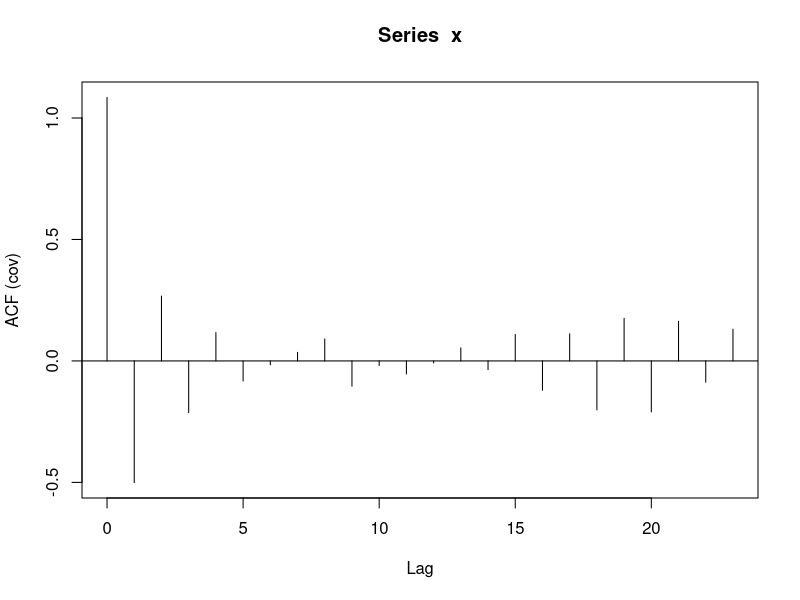
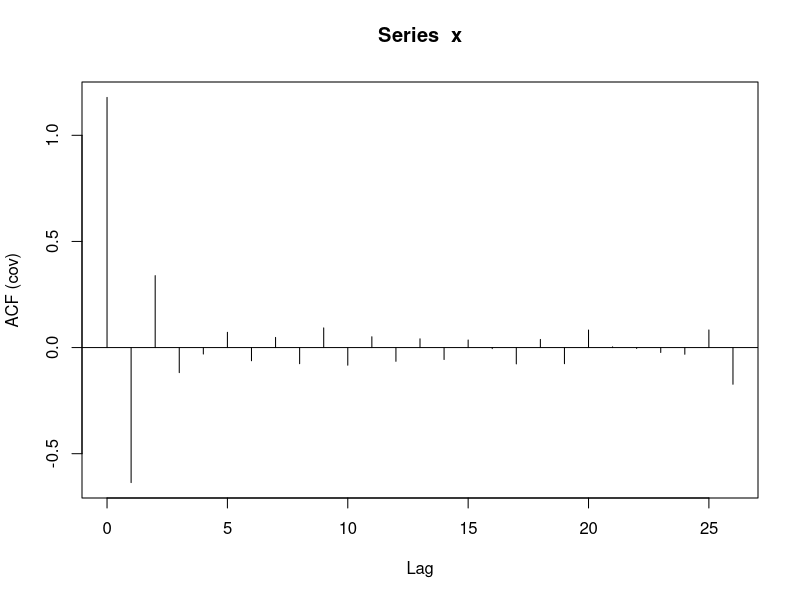
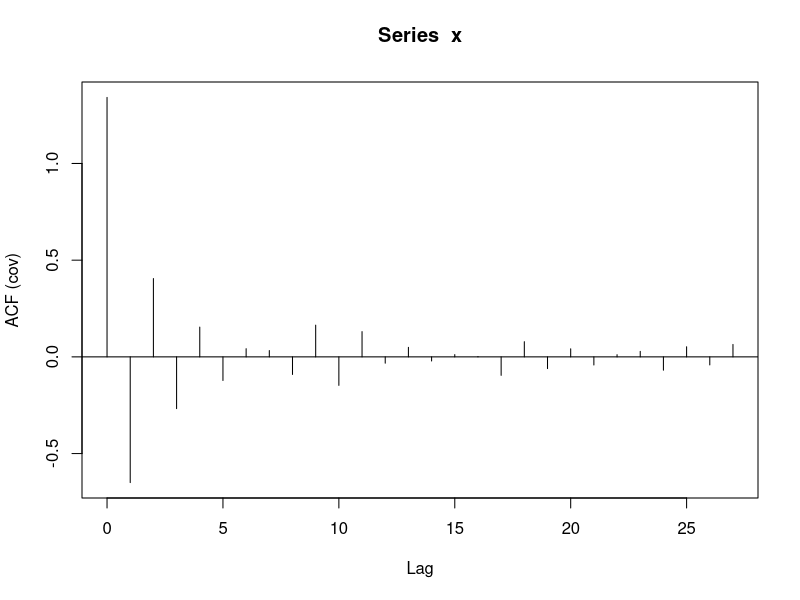
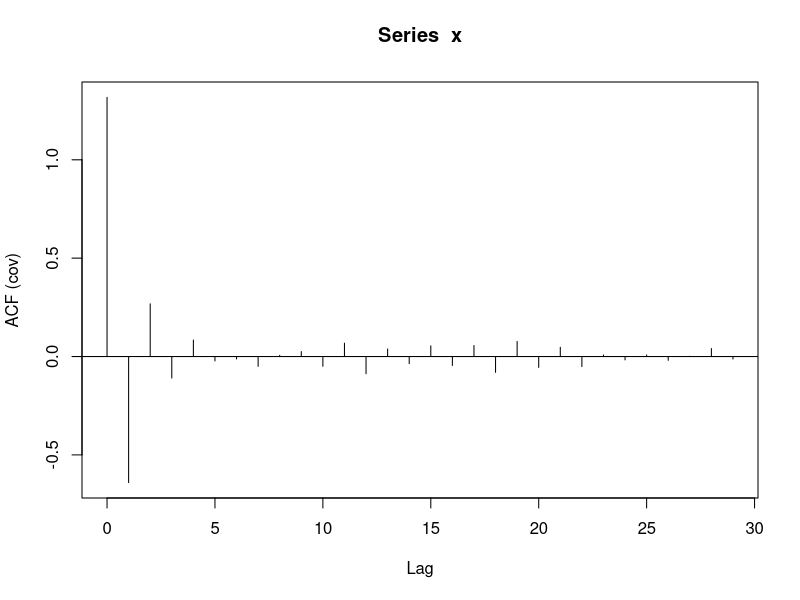
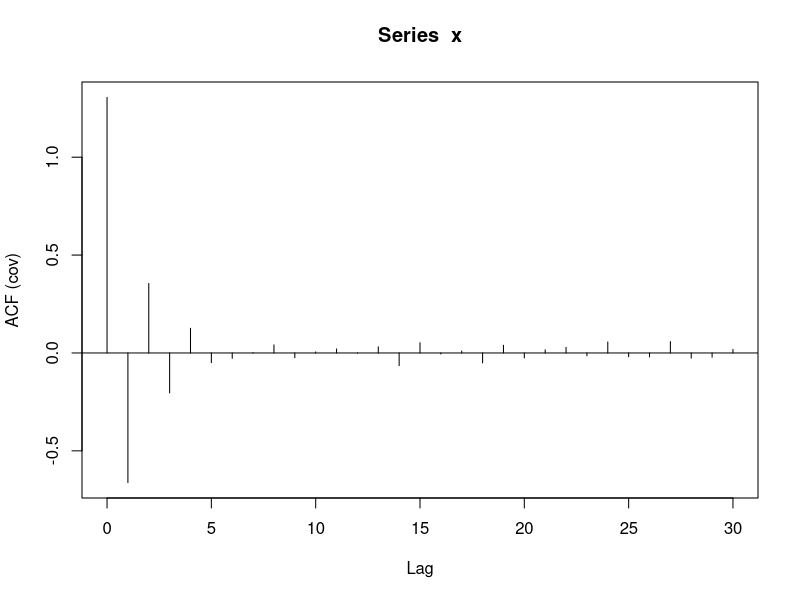
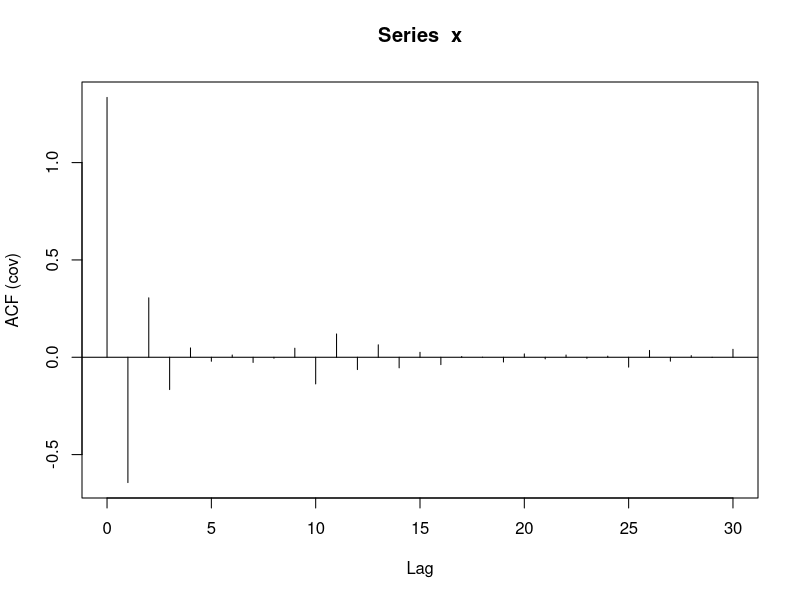
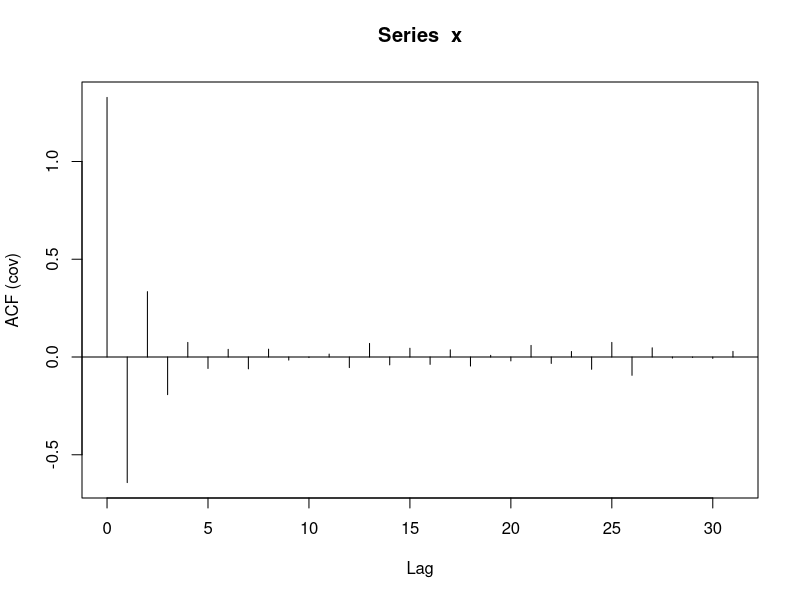
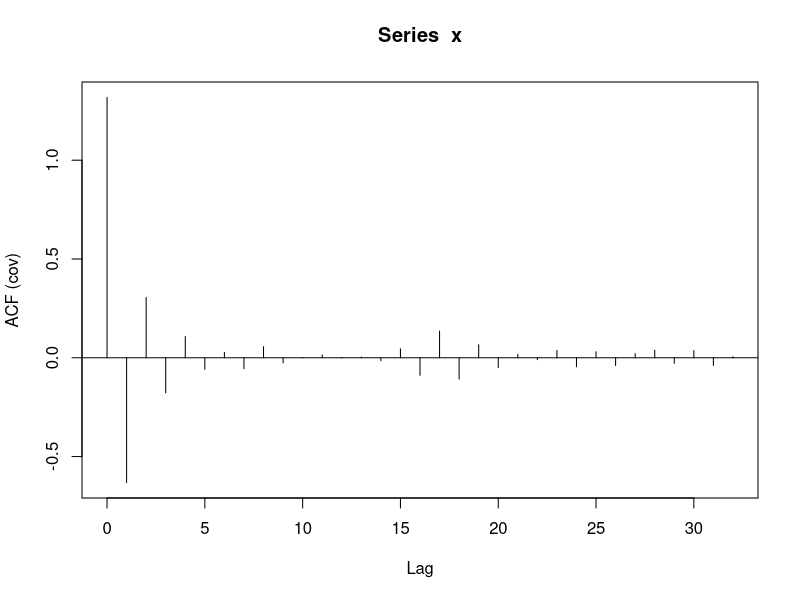

Write the R code that produced these figures, in order. (Note: a time limit stopped this script after it produced the figures.)
# library(astsa)
rm(list=ls())  

phi = -0.5
sigma = 1
n = seq(from=200,to=10000,by=200)
b=n^(0.33)
m = 100

totaal<-matrix(0,ncol=m,nrow=length(n))
totaalwith<-matrix(0,ncol=m,nrow=length(n))
par(mfrow=c(1,1))
for (j in 1:m){
asvars<-array(0,length(n))
asvarswith<-array(0,length(n))
for (i in 1:length(n)){
w = sigma * rnorm(n[i],0,1)
x<-filter(w, filter = c(phi), method="recursive");
gamma<-as.matrix(acf(x,type="covariance")$acf)


#Window
asvars[i] = gamma[1] + 2 * sum(gamma[2:length(gamma)])
asvarswith[i]= gamma[1] + sum((1+cos(pi*seq(from=length(gamma),to=2,by=-1)*4/n[i]))*gamma[2:length(gamma)])

}
totaal[,j]<-asvars
totaalwith[,j]<-asvarswith
}

#batchmeans
bopti=floor((2*abs(phi)/(1-phi^2))^(2/3)*n^(1/3));

bias<- 2*phi/((1-phi)*(1-phi^2)*bopti)


experimentbatch<-function(n,b,k){
  bmasvar <- function(n, b, k, sigma, phi) {
  w = sigma * rnorm(n,0,1)
  x<-filter(w, filter = c(phi), method="recursive");
  
    average<-array(mean(x),k)
    
    batchmeans<-.colMeans(x,b,k)
    
    
    varb<-1/(k-1)*sum((batchmeans-average)^2)
    assympvarest<-varb*b
  
  }
  estimates<-array(0,length(b))
for (i in 1:length(b)){
    estimates[i]<-bmasvar(n[i],b[i],k[i],sigma,phi)
  }
  estimates;
}


k = floor (n/b) 
n = b*k

totaalbatch<-matrix(0,nrow=m,ncol=length(b))

for (j in 1:m){
  totaalbatch[j,]<-experimentbatch(n,b,k)
}

#blockedmeans

experiment<-function(n,b){
  bmasvar <- function(n, b, sigma, phi) {
    w = sigma * rnorm(n,0,1)
    x<-filter(w, filter = c(phi), method="recursive");
    
    average<-array(mean(x),n-b+1)
    
    blockedmeans<-array(0,n-b+1)
    for (j in 1:(n-b+1)){
      blockedmeans[j]<-mean(x[j:(j+b-1)]) #mean of each block
    }
    
    
    varb<-1/(n-b+1)*sum((blockedmeans-average)^2)
    assympvarest<-varb*b
  }
  
  estimates<-array(0,length(b))
  for (i in 1:length(b)){
    estimates[i]<-bmasvar(n[i],b[i],sigma,phi)
  }
  estimates;
}

totaalblocks<-matrix(0,nrow=m,ncol=length(b))

for (j in 1:m){
  totaalblocks[j,]<-experiment(n,b)
}

n = seq(from=200,to=10000,by=200)
rownames(totaal)<-n
rownames(totaalwith)<-n
colnames(totaalblocks)<-n
colnames(totaalbatch)<-n

par(mfrow=c(2,2))

as.var.true = sigma^2/(1-phi)^2
batchMSE<-mean((colMeans(totaalbatch)-as.var.true)^2)
boxplot(totaalbatch, main = paste('phi=-0.5 - Batch means method,','MSE = ', round(batchMSE,digits=4) ),ylim=c(0,1))
abline(h=as.var.true,col='red')

blockMSE<-mean((colMeans(totaalblocks)-as.var.true)^2)
boxplot(totaalblocks, main = paste('phi=-0.5 - Blocked means method,','MSE = ', round(blockMSE,digits=4) ),ylim=c(0,1))
as.var.true = sigma^2/(1-phi)^2
abline(h=as.var.true,col='red')

windowMSE<-mean((colMeans(totaal)-as.var.true)^2)
boxplot(t(totaal), main = paste('phi=-0.5 - Without window estimator,','MSE = ', round(windowMSE,digits=4) ),ylim=c(0,1))
abline(h=as.var.true,col='red')

windowwithMSE<-mean((colMeans(totaalwith)-as.var.true)^2)
boxplot(t(totaalwith), main = paste('phi=-0.5 - With window estimator,','MSE = ', round(windowwithMSE,digits=4) ),ylim=c(0,1))
abline(h=as.var.true,col='red')
